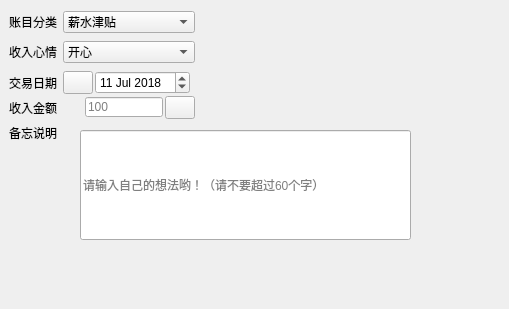
   <widget class="QWidget" name="Income_3">
    <attribute name="title">
     <string>收入</string>
    </attribute>
    <widget class="QWidget" name="WindMain_6" native="true">
     <property name="geometry">
      <rect>
       <x>0</x>
       <y>0</y>
       <width>500</width>
       <height>300</height>
      </rect>
     </property>
     <property name="sizePolicy">
      <sizepolicy hsizetype="Fixed" vsizetype="Fixed">
       <horstretch>0</horstretch>
       <verstretch>0</verstretch>
      </sizepolicy>
     </property>
     <property name="minimumSize">
      <size>
       <width>500</width>
       <height>300</height>
      </size>
     </property>
     <property name="maximumSize">
      <size>
       <width>0</width>
       <height>0</height>
      </size>
     </property>
     <property name="styleSheet">
      <string notr="true"/>
     </property>
     <widget class="QLabel" name="labelTradeNote2_3">
      <property name="geometry">
       <rect>
        <x>9</x>
        <y>125</y>
        <width>56</width>
        <height>16</height>
       </rect>
      </property>
      <property name="text">
       <string>备忘说明</string>
      </property>
     </widget>
     <widget class="QLineEdit" name="lineEdit_2">
      <property name="geometry">
       <rect>
        <x>80</x>
        <y>130</y>
        <width>331</width>
        <height>110</height>
       </rect>
      </property>
      <property name="minimumSize">
       <size>
        <width>0</width>
        <height>110</height>
       </size>
      </property>
      <property name="maximumSize">
       <size>
        <width>16777215</width>
        <height>110</height>
       </size>
      </property>
      <property name="text">
       <string/>
      </property>
      <property name="placeholderText">
       <string>请输入自己的想法哟！（请不要超过60个字）</string>
      </property>
     </widget>
     <widget class="QWidget" name="layoutWidget">
      <property name="geometry">
       <rect>
        <x>9</x>
        <y>94</y>
        <width>388</width>
        <height>27</height>
       </rect>
      </property>
      <layout class="QHBoxLayout" name="horizontalLayout">
       <item>
        <widget class="QLabel" name="labelTradeAmount2_3">
         <property name="text">
          <string>收入金额</string>
         </property>
        </widget>
       </item>
       <item>
        <layout class="QHBoxLayout" name="horizontalLayout_27">
         <property name="spacing">
          <number>2</number>
         </property>
         <item>
          <widget class="QLabel" name="labelIncome_3">
           <property name="minimumSize">
            <size>
             <width>20</width>
             <height>20</height>
            </size>
           </property>
           <property name="maximumSize">
            <size>
             <width>40</width>
             <height>20</height>
            </size>
           </property>
           <property name="text">
            <string/>
           </property>
          </widget>
         </item>
         <item>
          <widget class="QLineEdit" name="lineEditTradeAmount2_3">
           <property name="minimumSize">
            <size>
             <width>78</width>
             <height>0</height>
            </size>
           </property>
           <property name="maximumSize">
            <size>
             <width>78</width>
             <height>20</height>
            </size>
           </property>
           <property name="placeholderText">
            <string>100</string>
           </property>
          </widget>
         </item>
         <item>
          <widget class="QPushButton" name="btnCalculator2_3">
           <property name="minimumSize">
            <size>
             <width>30</width>
             <height>23</height>
            </size>
           </property>
           <property name="maximumSize">
            <size>
             <width>30</width>
             <height>23</height>
            </size>
           </property>
           <property name="text">
            <string/>
           </property>
           <property name="iconSize">
            <size>
             <width>30</width>
             <height>23</height>
            </size>
           </property>
           <property name="flat">
            <bool>false</bool>
           </property>
          </widget>
         </item>
         <item>
          <spacer name="horizontalSpacer_11">
           <property name="orientation">
            <enum>Qt::Horizontal</enum>
           </property>
           <property name="sizeHint" stdset="0">
            <size>
             <width>188</width>
             <height>17</height>
            </size>
           </property>
          </spacer>
         </item>
        </layout>
       </item>
      </layout>
     </widget>
     <widget class="QWidget" name="layoutWidget">
      <property name="geometry">
       <rect>
        <x>9</x>
        <y>9</y>
        <width>387</width>
        <height>89</height>
       </rect>
      </property>
      <layout class="QVBoxLayout" name="verticalLayout">
       <item>
        <layout class="QHBoxLayout" name="horizontalLayout_6">
         <item>
          <widget class="QLabel" name="labelAccountClass2_3">
           <property name="text">
            <string>账目分类</string>
           </property>
          </widget>
         </item>
         <item>
          <layout class="QHBoxLayout" name="horizontalLayout_5">
           <item>
            <widget class="QComboBox" name="lineEditIncomeMainClass_3">
             <property name="minimumSize">
              <size>
               <width>132</width>
               <height>0</height>
              </size>
             </property>
             <property name="maximumSize">
              <size>
               <width>132</width>
               <height>16777215</height>
              </size>
             </property>
             <item>
              <property name="text">
               <string>薪水津贴</string>
              </property>
             </item>
             <item>
              <property name="text">
               <string>红包礼金</string>
              </property>
             </item>
             <item>
              <property name="text">
               <string>生意买卖</string>
              </property>
             </item>
            </widget>
           </item>
           <item>
            <spacer name="horizontalSpacer_2">
             <property name="orientation">
              <enum>Qt::Horizontal</enum>
             </property>
             <property name="sizeHint" stdset="0">
              <size>
               <width>40</width>
               <height>20</height>
              </size>
             </property>
            </spacer>
           </item>
          </layout>
         </item>
        </layout>
       </item>
       <item>
        <layout class="QHBoxLayout" name="horizontalLayout_4">
         <item>
          <widget class="QLabel" name="labelAccountOwner2_3">
           <property name="text">
            <string>收入心情</string>
           </property>
          </widget>
         </item>
         <item>
          <layout class="QHBoxLayout" name="horizontalLayout_3">
           <item>
            <widget class="QComboBox" name="lineEditIncomeAccountOwner_3">
             <property name="minimumSize">
              <size>
               <width>132</width>
               <height>0</height>
              </size>
             </property>
             <property name="maximumSize">
              <size>
               <width>132</width>
               <height>16777215</height>
              </size>
             </property>
             <item>
              <property name="text">
               <string>开心</string>
              </property>
             </item>
             <item>
              <property name="text">
               <string>平淡</string>
              </property>
             </item>
             <item>
              <property name="text">
               <string>难忘</string>
              </property>
             </item>
             <item>
              <property name="text">
               <string>美滋滋</string>
              </property>
             </item>
            </widget>
           </item>
           <item>
            <spacer name="horizontalSpacer">
             <property name="orientation">
              <enum>Qt::Horizontal</enum>
             </property>
             <property name="sizeHint" stdset="0">
              <size>
               <width>40</width>
               <height>20</height>
              </size>
             </property>
            </spacer>
           </item>
          </layout>
         </item>
        </layout>
       </item>
       <item>
        <layout class="QHBoxLayout" name="horizontalLayout_2">
         <item>
          <widget class="QLabel" name="labelTradeTime2_3">
           <property name="text">
            <string>交易日期</string>
           </property>
          </widget>
         </item>
         <item>
          <layout class="QHBoxLayout" name="horizontalLayout_26">
           <property name="spacing">
            <number>2</number>
           </property>
           <item>
            <widget class="QPushButton" name="btnCalendar2_3">
             <property name="minimumSize">
              <size>
               <width>30</width>
               <height>23</height>
              </size>
             </property>
             <property name="maximumSize">
              <size>
               <width>30</width>
               <height>23</height>
              </size>
             </property>
             <property name="text">
              <string/>
             </property>
             <property name="iconSize">
              <size>
               <width>30</width>
               <height>23</height>
              </size>
             </property>
             <property name="flat">
              <bool>false</bool>
             </property>
            </widget>
           </item>
           <item>
            <widget class="QDateEdit" name="dateEdit_6">
             <property name="date">
              <date>
               <year>2018</year>
               <month>7</month>
               <day>11</day>
              </date>
             </property>
            </widget>
           </item>
           <item>
            <spacer name="horizontalSpacer_10">
             <property name="orientation">
              <enum>Qt::Horizontal</enum>
             </property>
             <property name="sizeHint" stdset="0">
              <size>
               <width>188</width>
               <height>17</height>
              </size>
             </property>
            </spacer>
           </item>
          </layout>
         </item>
        </layout>
       </item>
      </layout>
     </widget>
    </widget>
   </widget>
